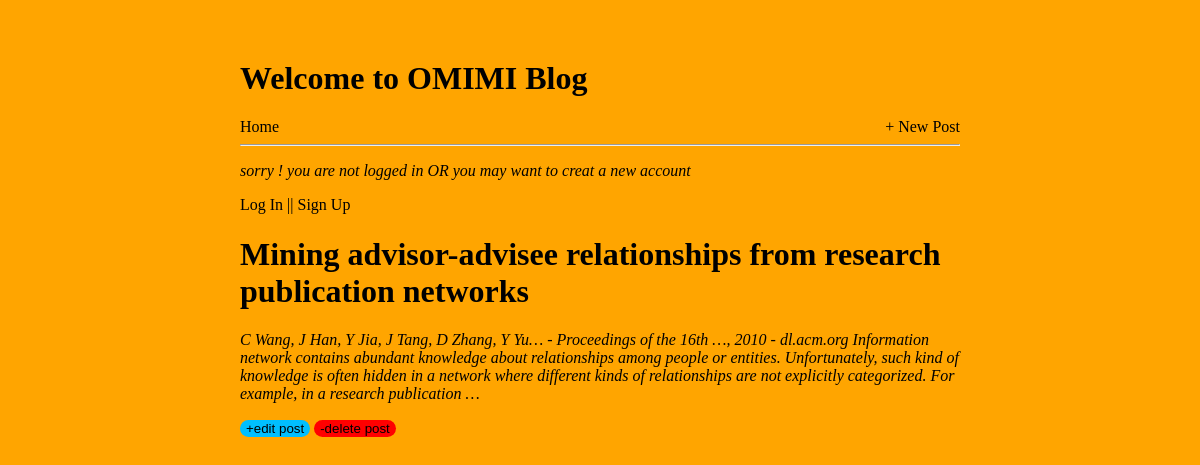
The app's page /post/4/ with its own data.
### blog_app/models.py (models this page shows, shortened)
class Post(models.Model):
    title = models.CharField(max_length=200)
    author = models.ForeignKey('auth.User', on_delete=models.CASCADE)
    body = models.TextField()

### blog_app/views.py (the view)
# urls.py: path('post/<int:pk>/', PostDetailView.as_view(), name='post_details'),
class PostDetailView(DetailView):
    model = Post
    template_name = 'post_details.html'

### templates/post_details.html
{% extends 'base.html' %}
{% block content %}
    <div>
        <h1>{{ post.title }}</h1>
        <p>{{ post.body }}</p>
    </div>
    <button class="edit_button" ><a href="{% url 'edit_post' post.pk %}">+edit post</a></button>
    <button class="delete_button"><a href="{% url 'delete_post' post.pk %}">-delete post</a></button>
{% endblock%}

### static/css/basic.css (style rules this page uses)
body { background: orange; margin:5% 20%; text-decoration: none; }
a { text-decoration: none; color: black; }
p { font-style: italic; }
.delete_button { background: red; color: white; border: none; border-radius:10px ; }
.edit_button { background: deepskyblue; color: black; border: none; border-radius:10px; }

### records on screen
Post: title "Mining advisor-advisee relationships from research publication networks", body "C Wang, J Han, Y Jia, J Tang, D Zhang, Y Yu… - Proceedings of the 16th …, 2010 - dl.acm.org Information network contains abundant knowledge about relationships among people or entities. Unfortunately, such kind of knowledge is often hidden in a network where different kinds of relationships are not explicitly categorized. For example, in a research publication …"
